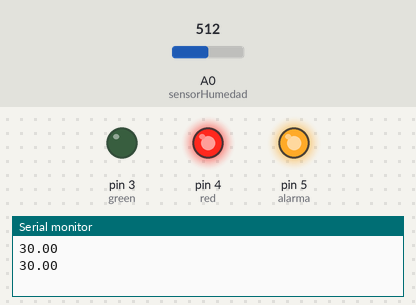
A sketch run on a simulated Arduino Uno, built with avr-gcc and run on an emulated ATmega328P. Parts: output pins drawn as LEDs (lit = HIGH), the last lines printed to the serial monitor. Inputs (shaded band) come from the test bench; at power-on: A0 (sensorHumedad) = 512.

Above: at 2.8 s.
2.9 s: A0 (sensorHumedad) set to 306
5.6 s: A0 (sensorHumedad) set to 272
At 7.0 s:
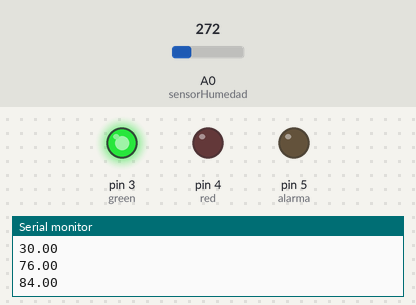
8.3 s: A0 (sensorHumedad) set to 502
11.2 s: A0 (sensorHumedad) set to 519
At 12.9 s:
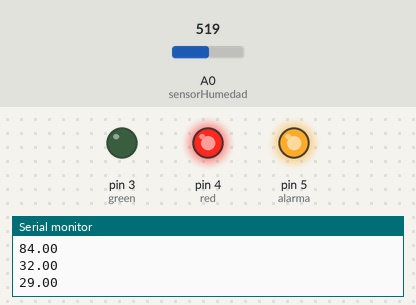
13.9 s: A0 (sensorHumedad) set to 122
At 14.4 s:
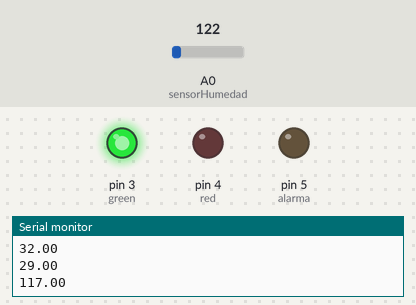
Timing chart, 0 to 16.9 s (numbered marks = the images above; inputs shaded):
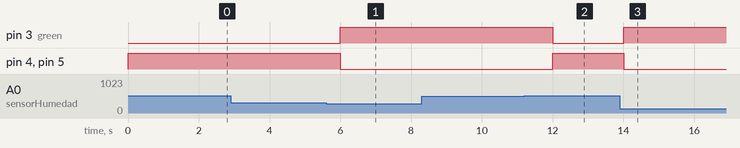

The sketch:

Humedad.ino
```cpp
int sensorHumedad = A0; // Sensor para lectura
int green = 3, red = 4,alarma = 5; //Salida de Alertas por led y buzzer / piezo
int humedad; // Almacena la lectura de la humedad
float porcentajeHumedad; // Almacena el porcentaje de Humedad
void setup(){
  pinMode(alarma, OUTPUT);
  pinMode(green, OUTPUT);
  pinMode(red, OUTPUT);
  Serial.begin(9600);
}

void loop(){
  humedad = analogRead(sensorHumedad);
  porcentajeHumedad = map(humedad, 650, 200, 0, 100);
  if(porcentajeHumedad <= 30){
    digitalWrite(red, HIGH);
    digitalWrite(alarma, HIGH);
    digitalWrite(green, LOW);
  }
  else if (porcentajeHumedad >= 80){
    digitalWrite(green, HIGH);
    digitalWrite(red, LOW);
    digitalWrite(alarma, LOW);
    }
    Serial.println(porcentajeHumedad);
    delay(2000);

}
```

Measured:
- the behaviour switches between 291 and 290 on A0 (sensorHumedad) (found by bisection; images 0 and 1)
- the behaviour switches between 510 and 511 on A0 (sensorHumedad) (found by bisection; images 1 and 2)
- after the input at 5.6 s, pin 3 (green): LOW → HIGH after 0.40 s; pin 4 (red), pin 5 (alarma): HIGH → LOW after 0.40 s
- after the input at 11.2 s, pin 3 (green): HIGH → LOW after 0.80 s; pin 4 (red), pin 5 (alarma): LOW → HIGH after 0.80 s
- after the input at 13.9 s, pin 3 (green): LOW → HIGH after 0.10 s; pin 4 (red), pin 5 (alarma): HIGH → LOW after 0.10 s
